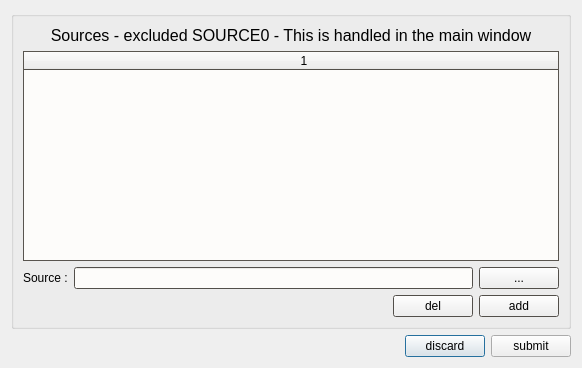
<?xml version="1.0" encoding="UTF-8"?>
<ui version="4.0">
 <class>sourceEditDialog</class>
 <widget class="QDialog" name="sourceEditDialog">
  <property name="geometry">
   <rect>
    <x>0</x>
    <y>0</y>
    <width>582</width>
    <height>368</height>
   </rect>
  </property>
  <property name="windowTitle">
   <string>Sources Editor</string>
  </property>
  <layout class="QGridLayout" name="gridLayout_2">
   <item row="1" column="0">
    <layout class="QHBoxLayout" name="horizontalLayout">
     <item>
      <spacer name="horizontalSpacer">
       <property name="orientation">
        <enum>Qt::Horizontal</enum>
       </property>
       <property name="sizeHint" stdset="0">
        <size>
         <width>308</width>
         <height>20</height>
        </size>
       </property>
      </spacer>
     </item>
     <item>
      <widget class="QPushButton" name="discardButton">
       <property name="text">
        <string>discard</string>
       </property>
      </widget>
     </item>
     <item>
      <widget class="QPushButton" name="submitButton">
       <property name="text">
        <string>submit</string>
       </property>
      </widget>
     </item>
    </layout>
   </item>
   <item row="0" column="0">
    <widget class="QGroupBox" name="mainGroupBox">
     <property name="palette">
      <palette>
       <active>
        <colorrole role="Base">
         <brush brushstyle="SolidPattern">
          <color alpha="255">
           <red>253</red>
           <green>252</green>
           <blue>250</blue>
          </color>
         </brush>
        </colorrole>
        <colorrole role="Window">
         <brush brushstyle="SolidPattern">
          <color alpha="255">
           <red>115</red>
           <green>110</green>
           <blue>103</blue>
          </color>
         </brush>
        </colorrole>
       </active>
       <inactive>
        <colorrole role="Base">
         <brush brushstyle="SolidPattern">
          <color alpha="255">
           <red>253</red>
           <green>252</green>
           <blue>250</blue>
          </color>
         </brush>
        </colorrole>
        <colorrole role="Window">
         <brush brushstyle="SolidPattern">
          <color alpha="255">
           <red>115</red>
           <green>110</green>
           <blue>103</blue>
          </color>
         </brush>
        </colorrole>
       </inactive>
       <disabled>
        <colorrole role="Base">
         <brush brushstyle="SolidPattern">
          <color alpha="255">
           <red>115</red>
           <green>110</green>
           <blue>103</blue>
          </color>
         </brush>
        </colorrole>
        <colorrole role="Window">
         <brush brushstyle="SolidPattern">
          <color alpha="255">
           <red>115</red>
           <green>110</green>
           <blue>103</blue>
          </color>
         </brush>
        </colorrole>
       </disabled>
      </palette>
     </property>
     <layout class="QGridLayout" name="gridLayout">
      <item row="1" column="0">
       <widget class="QTableWidget" name="sourceTableWidget">
        <property name="editTriggers">
         <set>QAbstractItemView::NoEditTriggers</set>
        </property>
        <property name="columnCount">
         <number>1</number>
        </property>
        <attribute name="horizontalHeaderCascadingSectionResizes">
         <bool>true</bool>
        </attribute>
        <attribute name="horizontalHeaderDefaultSectionSize">
         <number>560</number>
        </attribute>
        <column/>
       </widget>
      </item>
      <item row="2" column="0">
       <layout class="QHBoxLayout" name="horizontalLayout_2">
        <item>
         <widget class="QLabel" name="sourceLabel">
          <property name="text">
           <string>Source :</string>
          </property>
         </widget>
        </item>
        <item>
         <widget class="QLineEdit" name="sourceLineEdit"/>
        </item>
        <item>
         <widget class="QPushButton" name="sourceBrowseButton">
          <property name="text">
           <string>...</string>
          </property>
         </widget>
        </item>
       </layout>
      </item>
      <item row="3" column="0">
       <layout class="QHBoxLayout" name="horizontalLayout_3">
        <item>
         <spacer name="horizontalSpacer_2">
          <property name="orientation">
           <enum>Qt::Horizontal</enum>
          </property>
          <property name="sizeHint" stdset="0">
           <size>
            <width>328</width>
            <height>20</height>
           </size>
          </property>
         </spacer>
        </item>
        <item>
         <widget class="QPushButton" name="delButton">
          <property name="text">
           <string>del</string>
          </property>
          <property name="icon">
           <iconset resource="../src/icons.qrc">
            <normaloff>:/icon/icons/del.png</normaloff>:/icon/icons/del.png</iconset>
          </property>
         </widget>
        </item>
        <item>
         <widget class="QPushButton" name="addButton">
          <property name="text">
           <string>add</string>
          </property>
          <property name="icon">
           <iconset resource="../src/icons.qrc">
            <normaloff>:/icon/icons/add.png</normaloff>:/icon/icons/add.png</iconset>
          </property>
         </widget>
        </item>
       </layout>
      </item>
      <item row="0" column="0">
       <widget class="QLabel" name="label">
        <property name="font">
         <font>
          <pointsize>12</pointsize>
         </font>
        </property>
        <property name="text">
         <string>Sources - excluded SOURCE0 - This is handled in the main window</string>
        </property>
        <property name="alignment">
         <set>Qt::AlignCenter</set>
        </property>
       </widget>
      </item>
     </layout>
    </widget>
   </item>
  </layout>
 </widget>
 <resources>
  <include location="../src/icons.qrc"/>
 </resources>
 <connections>
  <connection>
   <sender>discardButton</sender>
   <signal>clicked()</signal>
   <receiver>sourceEditDialog</receiver>
   <slot>slot_discardButtonClicked()</slot>
   <hints>
    <hint type="sourcelabel">
     <x>451</x>
     <y>353</y>
    </hint>
    <hint type="destinationlabel">
     <x>94</x>
     <y>354</y>
    </hint>
   </hints>
  </connection>
  <connection>
   <sender>submitButton</sender>
   <signal>clicked()</signal>
   <receiver>sourceEditDialog</receiver>
   <slot>slot_submitButtonClicked()</slot>
   <hints>
    <hint type="sourcelabel">
     <x>522</x>
     <y>348</y>
    </hint>
    <hint type="destinationlabel">
     <x>121</x>
     <y>359</y>
    </hint>
   </hints>
  </connection>
  <connection>
   <sender>sourceTableWidget</sender>
   <signal>cellClicked(int,int)</signal>
   <receiver>sourceEditDialog</receiver>
   <slot>slot_tableClicked()</slot>
   <hints>
    <hint type="sourcelabel">
     <x>34</x>
     <y>118</y>
    </hint>
    <hint type="destinationlabel">
     <x>1</x>
     <y>120</y>
    </hint>
   </hints>
  </connection>
  <connection>
   <sender>sourceBrowseButton</sender>
   <signal>clicked()</signal>
   <receiver>sourceEditDialog</receiver>
   <slot>slot_browseButtonClicked()</slot>
   <hints>
    <hint type="sourcelabel">
     <x>537</x>
     <y>280</y>
    </hint>
    <hint type="destinationlabel">
     <x>579</x>
     <y>278</y>
    </hint>
   </hints>
  </connection>
  <connection>
   <sender>delButton</sender>
   <signal>clicked()</signal>
   <receiver>sourceEditDialog</receiver>
   <slot>slot_delButtonClicked()</slot>
   <hints>
    <hint type="sourcelabel">
     <x>436</x>
     <y>312</y>
    </hint>
    <hint type="destinationlabel">
     <x>155</x>
     <y>342</y>
    </hint>
   </hints>
  </connection>
  <connection>
   <sender>addButton</sender>
   <signal>clicked()</signal>
   <receiver>sourceEditDialog</receiver>
   <slot>slot_addButtonClicked()</slot>
   <hints>
    <hint type="sourcelabel">
     <x>506</x>
     <y>312</y>
    </hint>
    <hint type="destinationlabel">
     <x>179</x>
     <y>346</y>
    </hint>
   </hints>
  </connection>
 </connections>
 <slots>
  <slot>slot_addButtonClicked()</slot>
  <slot>slot_delButtonClicked()</slot>
  <slot>slot_discardButtonClicked()</slot>
  <slot>slot_submitButtonClicked()</slot>
  <slot>slot_browseButtonClicked()</slot>
  <slot>slot_tableClicked()</slot>
 </slots>
</ui>
